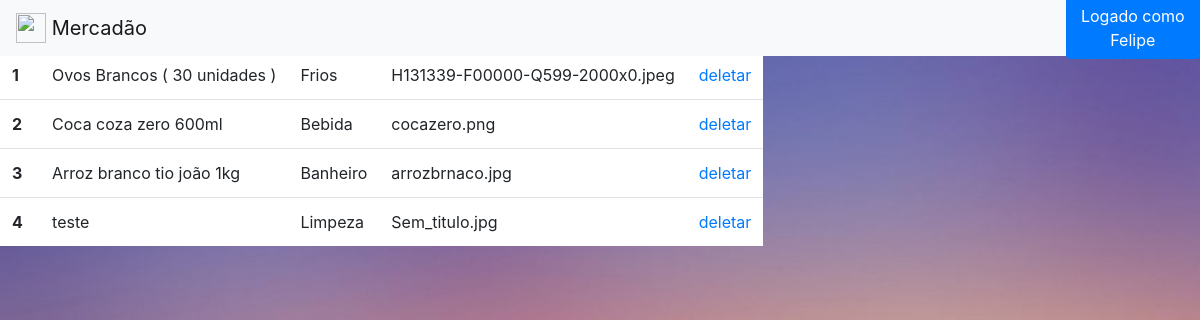
/listadeprodutos (signed in), run on an earlier commit of the app's database.
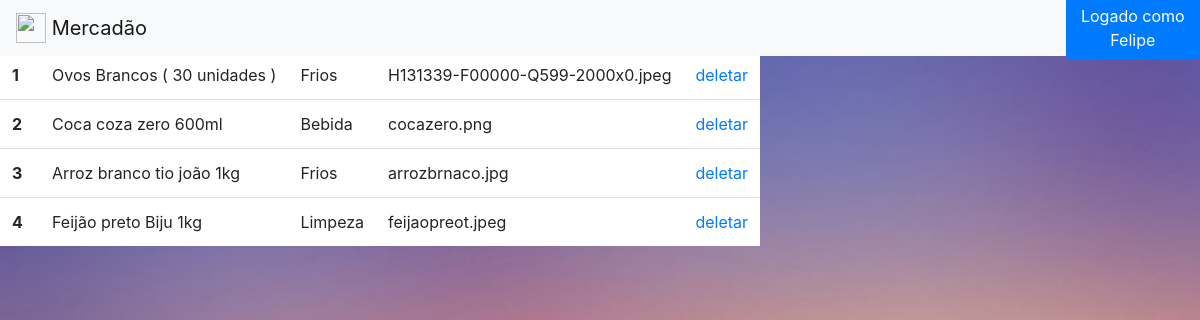
And on a later commit of the database.
### app.py (models this page shows, shortened)
class Produtos(db.Model):
    __tablename__ = 'Produtos'
    id = db.Column(db.Integer, primary_key=True)
    nome = db.Column(db.String(25))
    setor = db.Column(db.String(25))
    valor = db.Column(db.Float(10))
    qntd = db.Column(db.Integer)
    nome_img = db.Column(db.String(25))

### app.py (the view)
@app.route('/listadeprodutos')
def listadeprodutos():
    produtos = Produtos.query.all()
    return render_template('listaprodutos.html', produtos=produtos)

### templates/listaprodutos.html
{% extends 'base.html' %}
{% block content %}
<table class="table">
  <thead>
    <tr>
      <th scope="col">ID</th>
      <th scope="col">Nome</th>
      <th scope="col">Setor</th>
      <th scope="col">Nome_IMG</th>
      <th scope="col">Ações</th>
    </tr>
  </thead>
  <tbody>
  {% for produto in produtos %}
    <tr>
      <th scope="row">{{ produto.id }}</th>
      <td>{{ produto.nome }}</td>
      <td>{{ produto.setor }}</td>
      <td>{{ produto.nome_img }}</td>
      <td><a methods="POST" href="/delete{{ produto.id }}">deletar</a></td>
    </tr>
  {% endfor %}
  </tbody>
</table>
{% endblock %}

### templates/base.html (shortened to what this page needs)
<!DOCTYPE html>
<html>
<link rel="stylesheet" href="https://stackpath.bootstrapcdn.com/bootstrap/4.5.0/css/bootstrap.min.css"
>
<body>
{% if session['logado'] %}
<nav class="navbar navbar-light bg-light" id="navbar">
    <a class="navbar-brand" href="/">
        <img src="https://image.flaticon.com/icons/png/512/29/29508.png" width="30" height="30"
             class="d-inline-block align-top"
             alt="" loading="lazy">
        Mercadão
    </a>
    <div class="loginbutton">
        <button type="button" class="btn btn-primary">
            Logado como {{ session['logado'] }}
        </button>
    </div>
    <div class="registrarbutton">
        <a href="/logout">sair</a>
    </div>
</nav>
{% endif %}
{% block content %}{% endblock %}
</body>
</html>

What changed in the data, as far as the page shows it:
changed Produtos "Arroz branco tio joão 1kg": setor "Banheiro" → "Frios"
changed Produtos "Limpeza": nome "teste" → "Feijão preto Biju 1kg"; nome_img "Sem_titulo.jpg" → "feijaopreot.jpeg"
